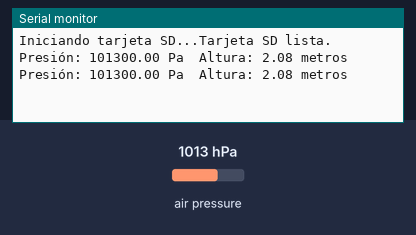
Bench run of a sketch on a simulated Arduino Uno, built with avr-gcc and run on an emulated ATmega328P. Shown: the last lines printed to the serial monitor. The inputs (shaded band) are chosen by the test bench; at power-on: air pressure 1013 hPa. Storage starts empty.

Above: at 1.2 s.
1.3 s: air pressure set to 952 hPa
At 2.7 s:
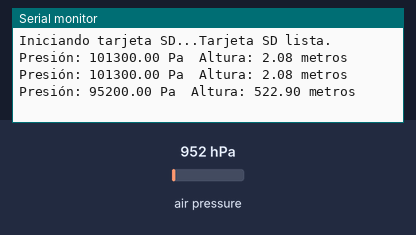
2.8 s: air pressure set to 975 hPa
At 4.4 s:
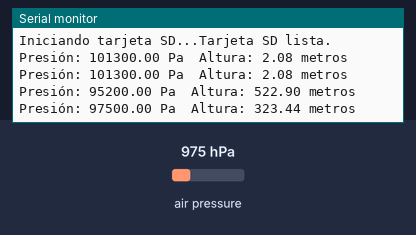
Timing chart, 0 to 5.9 s (numbered marks = the images above; inputs shaded):
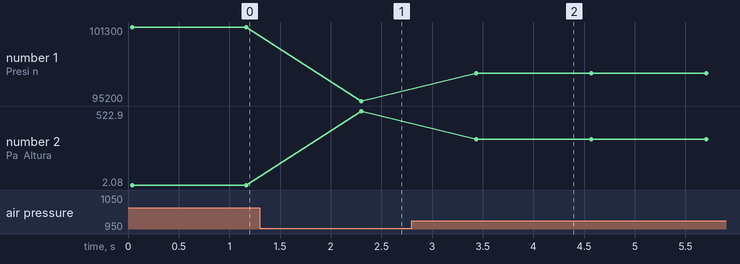

The sketch:

bmop.ino
```cpp
#include <SPI.h>
#include <SD.h>
#include <Wire.h>
#include <Adafruit_BMP085.h>

#define BMP180_ADDRESS 0x77

File dataFile;
Adafruit_BMP085 bmp;

void setup() {
  Serial.begin(9600);
  if (!bmp.begin()) {
    Serial.println("No se ha encontrado el sensor BMP180, asegúrate de haberlo conectado correctamente.");
    while (1);
  }

  Serial.print("Iniciando tarjeta SD...");
  if (!SD.begin(10)) {
    Serial.println("¡Error al iniciar la tarjeta SD!");
    return;
  }
  Serial.println("Tarjeta SD lista.");

  dataFile = SD.open("datos.txt", FILE_WRITE);
  if (dataFile) {
    dataFile.println("Presion (Pa),Altura (m)");
    dataFile.close();
  } else {
    Serial.println("Error al abrir datos.txt");
  }
}

void loop() {
  float presion = bmp.readPressure();
  float altura = bmp.readAltitude();

  Serial.print("Presión: ");
  Serial.print(presion);
  Serial.print(" Pa\tAltura: ");
  Serial.print(altura);
  Serial.println(" metros");

  if (SD.begin(10)) {
    dataFile = SD.open("datos.txt", FILE_WRITE);
    if (dataFile) {
      dataFile.print(presion);
      dataFile.print(",");
      dataFile.println(altura);
      dataFile.close();
      delay(100); // Pequeño retraso después de escribir en el archivo
    } else {
      Serial.println("Error al abrir datos.txt");
    }
  } else {
    Serial.println("Tarjeta SD no lista");
  }

  delay(1000); // Espera 1 segundo entre mediciones
}
```

Measured:
- after the input at 1.3 s, the serial monitor: prints a new line after 1.0 s (image 1)
- after the input at 2.8 s, the serial monitor: prints a new line after 0.64 s (image 2)
- plotted number 1: 101300 → 95200 after the input at 1.3 s, 95200 → 97500 after the input at 2.8 s
- plotted number 2: 2.08 → 522.9 after the input at 1.3 s, 522.9 → 323.44 after the input at 2.8 s
